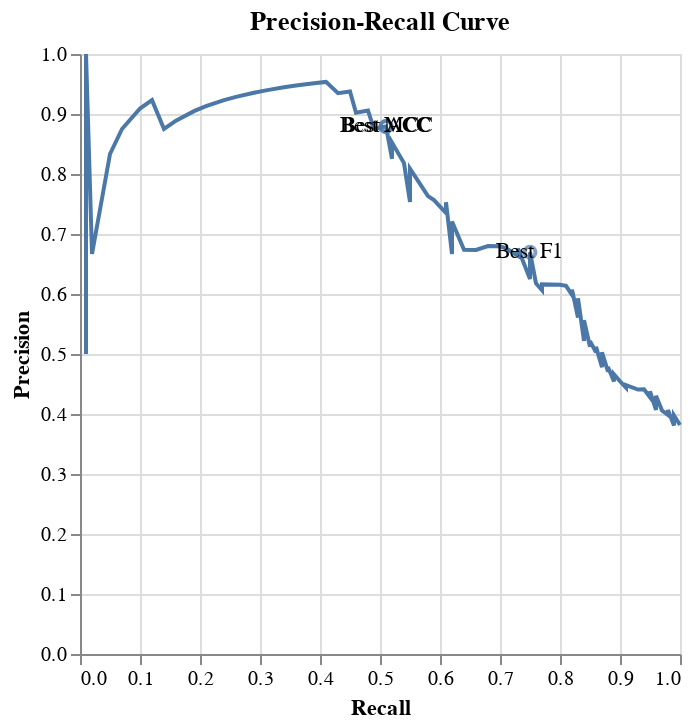

Notebook source saved alongside this figure:
### Code cell
VegaLite_display(metric_plots.prec_recall_curve)

### Figure 1 — Vega-Lite specification as saved in the notebook (floating-point values rounded to 4 significant figures)
{"layer": [{"data": {"values": [{"Precision": 0.3817, "Recall": 1}, {"Precision": 0.3817, "Recall": 1}, {"Precision": 0.3808, "Recall": 0.99}, {"Precision": 0.3867, "Recall": 0.99}, {"Precision": 0.3898, "Recall": 0.99}, {"Precision": 0.3944, "Recall": 0.99}, {"Precision": 0.3976, "Recall": 0.99}, {"Precision": 0.3984, "Recall": 0.98}, {"Precision": 0.4016, "Recall": 0.98}, {"Precision": 0.4066, "Recall": 0.98}, {"Precision": 0.4059, "Recall": 0.97}, {"Precision": 0.4068, "Recall": 0.96}, {"Precision": 0.4103, "Recall": 0.96}, {"Precision": 0.4192, "Recall": 0.96}, {"Precision": 0.4229, "Recall": 0.96}, {"Precision": 0.4286, "Recall": 0.96}, {"Precision": 0.4305, "Recall": 0.96}, {"Precision": 0.4279, "Recall": 0.95}, {"Precision": 0.4338, "Recall": 0.95}, {"Precision": 0.4378, "Recall": 0.95}, {"Precision": 0.4413, "Recall": 0.94}, {"Precision": 0.4408, "Recall": 0.93}, {"Precision": 0.4439, "Recall": 0.91}, {"Precision": 0.4483, "Recall": 0.91}, {"Precision": 0.4545, "Recall": 0.9}, {"Precision": 0.4541, "Recall": 0.89}, {"Precision": 0.466, "Recall": 0.89}, {"Precision": 0.4706, "Recall": 0.88}, {"Precision": 0.4783, "Recall": 0.88}, {"Precision": 0.478, "Recall": 0.87}, {"Precision": 0.486, "Recall": 0.87}, {"Precision": 0.4943, "Recall": 0.87}, {"Precision": 0.5029, "Recall": 0.87}, {"Precision": 0.5029, "Recall": 0.86}, {"Precision": 0.5119, "Recall": 0.86}, {"Precision": 0.512, "Recall": 0.85}, {"Precision": 0.5215, "Recall": 0.85}, {"Precision": 0.5217, "Recall": 0.84}, {"Precision": 0.5316, "Recall": 0.84}, {"Precision": 0.5385, "Recall": 0.84}, {"Precision": 0.549, "Recall": 0.84}, {"Precision": 0.5563, "Recall": 0.84}, {"Precision": 0.5608, "Recall": 0.83}, {"Precision": 0.5685, "Recall": 0.83}, {"Precision": 0.5845, "Recall": 0.83}, {"Precision": 0.5929, "Recall": 0.83}, {"Precision": 0.5985, "Recall": 0.82}, {"Precision": 0.6074, "Recall": 0.82}, {"Precision": 0.6136, "Recall": 0.81}, {"Precision": 0.6154, "Recall": 0.8}, {"Precision": 0.6063, "Recall": 0.77}, {"Precision": 0.616, "Recall": 0.77}, {"Precision": 0.6179, "Recall": 0.76}, {"Precision": 0.625, "Recall": 0.75}, {"Precision": 0.6356, "Recall": 0.75}, {"Precision": 0.6522, "Recall": 0.75}, {"Precision": 0.6637, "Recall": 0.75}, {"Precision": 0.6696, "Recall": 0.75}, {"Precision": 0.6636, "Recall": 0.73}, {"Precision": 0.6759, "Recall": 0.73}, {"Precision": 0.6762, "Recall": 0.71}, {"Precision": 0.6796, "Recall": 0.7}, {"Precision": 0.68, "Recall": 0.68}, {"Precision": 0.6735, "Recall": 0.66}, {"Precision": 0.6737, "Recall": 0.64}, {"Precision": 0.6667, "Recall": 0.62}, {"Precision": 0.7045, "Recall": 0.62}, {"Precision": 0.7209, "Recall": 0.62}, {"Precision": 0.7349, "Recall": 0.61}, {"Precision": 0.7531, "Recall": 0.61}, {"Precision": 0.7564, "Recall": 0.59}, {"Precision": 0.7632, "Recall": 0.58}, {"Precision": 0.7534, "Recall": 0.55}, {"Precision": 0.7746, "Recall": 0.55}, {"Precision": 0.8088, "Recall": 0.55}, {"Precision": 0.8182, "Recall": 0.54}, {"Precision": 0.8254, "Recall": 0.52}, {"Precision": 0.8525, "Recall": 0.52}, {"Precision": 0.8793, "Recall": 0.51}, {"Precision": 0.8793, "Recall": 0.51}, {"Precision": 0.875, "Recall": 0.49}, {"Precision": 0.9057, "Recall": 0.48}, {"Precision": 0.902, "Recall": 0.46}, {"Precision": 0.9375, "Recall": 0.45}, {"Precision": 0.9375, "Recall": 0.45}, {"Precision": 0.9348, "Recall": 0.43}, {"Precision": 0.9535, "Recall": 0.41}, {"Precision": 0.9512, "Recall": 0.39}, {"Precision": 0.9474, "Recall": 0.36}, {"Precision": 0.9444, "Recall": 0.34}, {"Precision": 0.9394, "Recall": 0.31}, {"Precision": 0.9355, "Recall": 0.29}, {"Precision": 0.9286, "Recall": 0.26}, {"Precision": 0.9231, "Recall": 0.24}, {"Precision": 0.913, "Recall": 0.21}, {"Precision": 0.9048, "Recall": 0.19}, {"Precision": 0.8889, "Recall": 0.16}, {"Precision": 0.875, "Recall": 0.14}, {"Precision": 0.9231, "Recall": 0.12}, {"Precision": 0.9091, "Recall": 0.1}, {"Precision": 0.875, "Recall": 0.07}, {"Precision": 0.8333, "Recall": 0.05}, {"Precision": 0.6667, "Recall": 0.02}, {"Precision": 0.5, "Recall": 0.01}, {"Precision": 1, "Recall": 0.01}, {"Precision": 1, "Recall": 0.01}]}, "encoding": {"x": {"field": "Recall", "type": "quantitative"}, "y": {"field": "Precision", "type": "quantitative"}}, "mark": "line"}, {"data": {"values": [{"Precision": 0.6696, "Recall": 0.75, "label": "Best F1"}, {"Precision": 0.8793, "Recall": 0.51, "label": "Best MCC"}, {"Precision": 0.8793, "Recall": 0.51, "label": "Best ACC"}]}, "encoding": {"x": {"field": "Recall", "type": "quantitative"}, "y": {"field": "Precision", "type": "quantitative"}}, "mark": "point"}, {"data": {"values": [{"Precision": 0.6696, "Recall": 0.75, "label": "Best F1"}, {"Precision": 0.8793, "Recall": 0.51, "label": "Best MCC"}, {"Precision": 0.8793, "Recall": 0.51, "label": "Best ACC"}]}, "encoding": {"text": {"field": "label", "type": "nominal"}, "x": {"field": "Recall", "type": "quantitative"}, "y": {"field": "Precision", "type": "quantitative"}}, "mark": "text"}], "schema": "https://vega.github.io/schema/vega-lite/v3.json", "title": "Precision-Recall Curve"}
